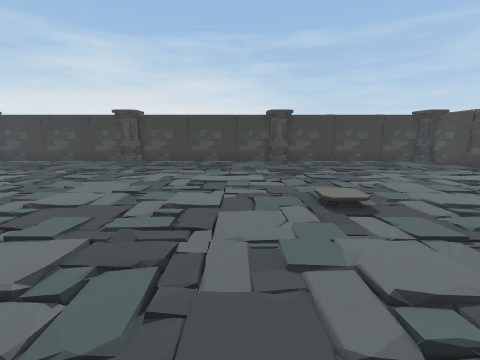
view 1 (above)

22 first-person views from a walk through a scene from a Unity 3-D project. The camera is 1.3 m above the floor, tilts 10° down and sees 90° across. The floor is counted in squares, 0.9 m on a side. Each view is taken from the middle of a square. On the plan, view 1 faces up. The plan holds only what a view shows up to about 13 squares ahead; the rest is blank. The player is left out. Door leaves are left out, so doorways stand open.

view 2
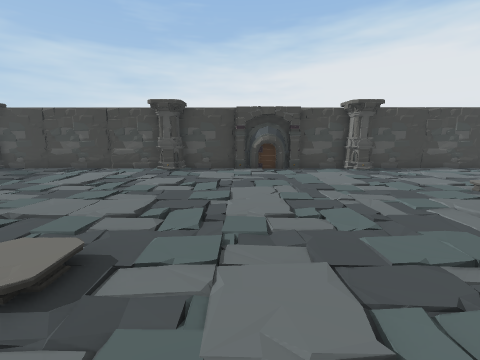

view 3
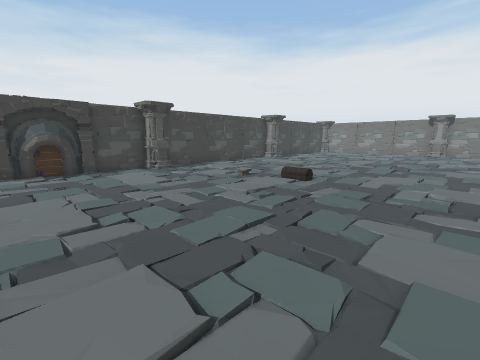

view 4
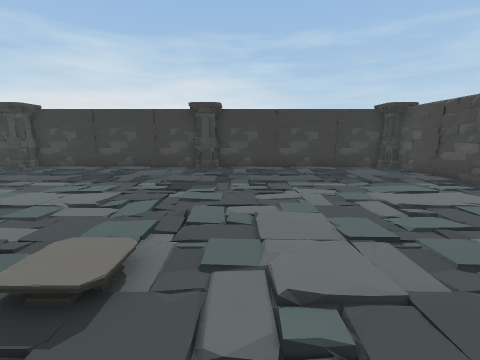

view 5
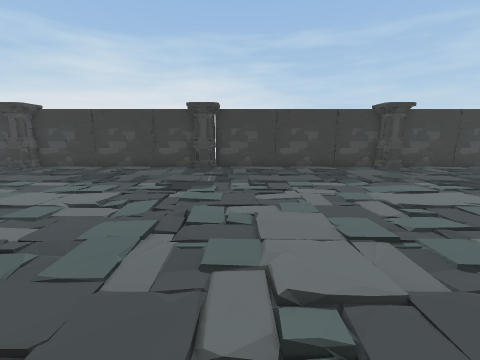

view 6
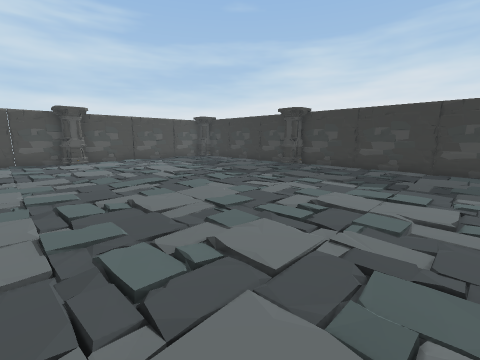

view 7
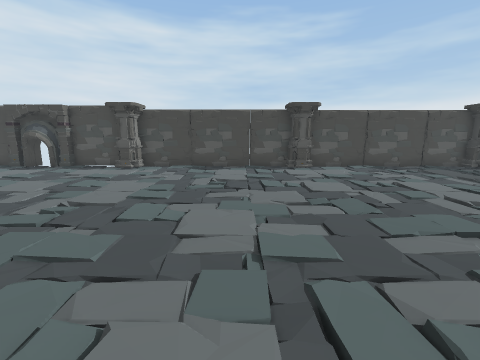

view 8
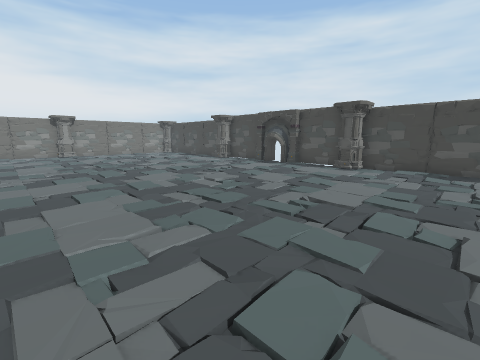

view 9
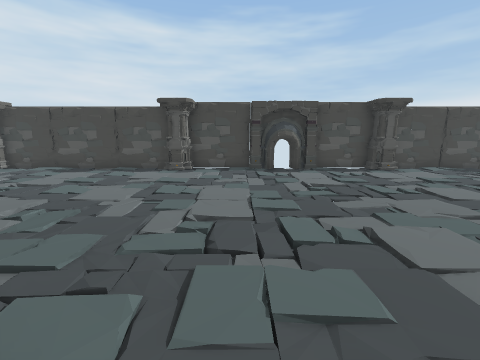

view 10
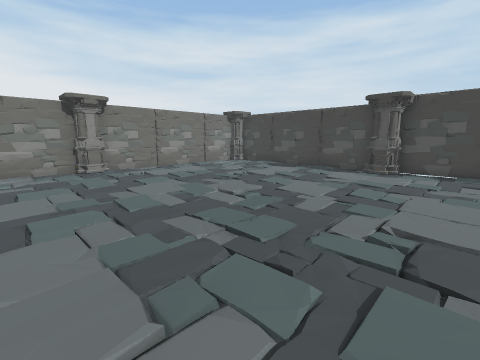

view 11
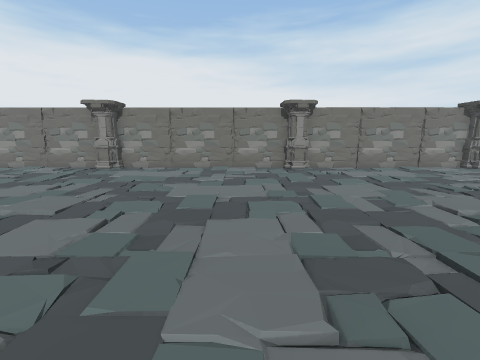

view 12
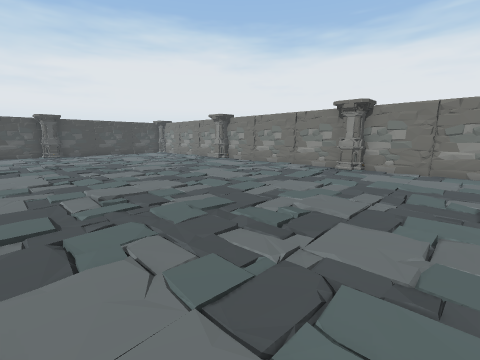

view 13
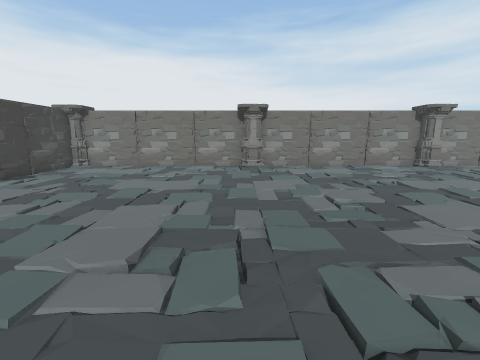

view 14
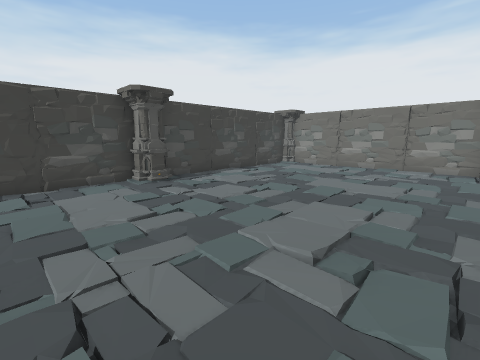

view 15
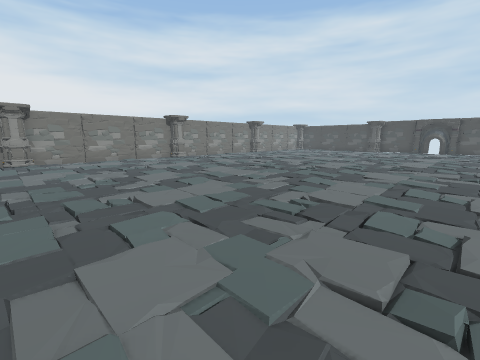

view 16
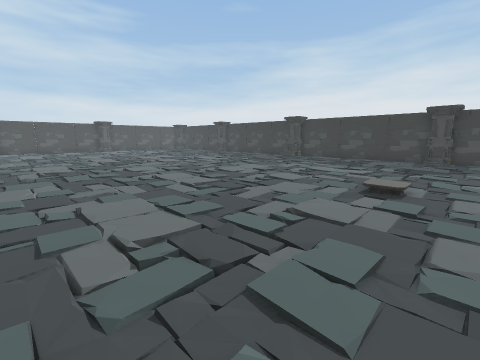

view 17
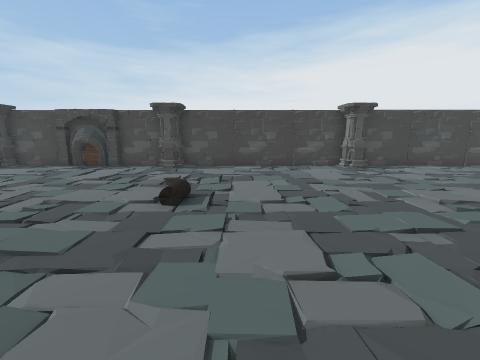

view 18
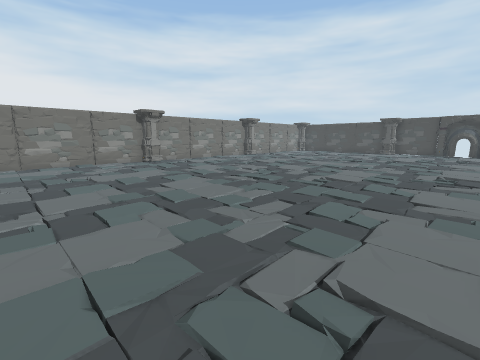

view 19
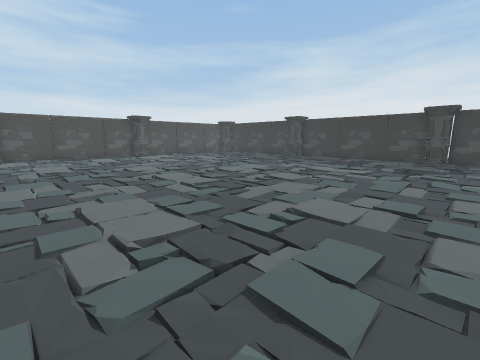

view 20
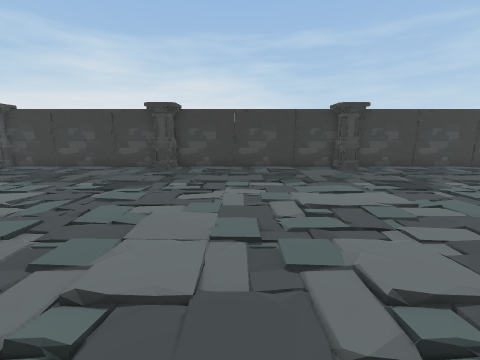

view 21
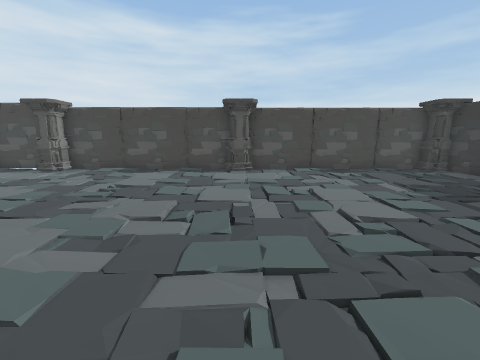

view 22
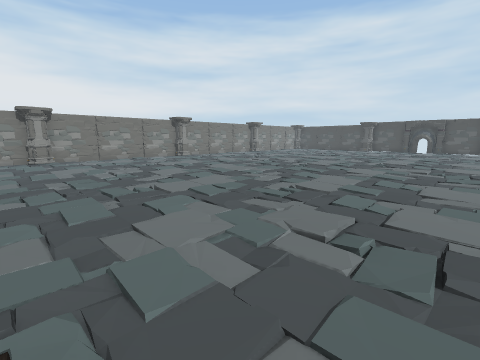

### Floor plan
Key: @ floor where view 1 was taken; # wall or solid block; . floor; / step, stairs or slope; D open door; O other object.
Columns run from 25 left of view 1 to 12 right of it. Each row starts with its distance up from view 1.
 15  ########O########O########O########O#
 14  #...................................#
 13 ##...................................#
 12 #....................................#
 11 #....................................#
 10 #....................................#
  9 #................................... #
  8 ##.................................. #
  7  #..................................O#
  6  O........................./........O#
  5 #.........................///........#
  4 #....................................#
  3 #...................................##
  2 #...................................##
  1 #...................................#
  0 #........................@..........##
 -1 ##.................................. #
 -2 #O..................................O#
 -3 #O..................................O#
 -4 #....................................#
 -5 ##...................................#
 -6 ##...................................#
 -7 #D ..................................#
 -8 ## ..................................#
 -9 #................................... #
-10 ##.................................. #
-11  O..................................O#
-12  O..................................O#
-13 #....................................#
-14 #....................................#
-15 #....................................#
-16 #....................................#
-17 #....................................#
-18 #................................... #
-19 ##.................................. #
-20 OO.......OO.......OO.......OO.......O#
-21 O###################################OO

Where each view was taken, in squares from view 1:
view 1: 0 up, 0 right, facing up
view 2: 3 up, 0 right, facing right
view 3: 3 up, 0 right, facing down-right
view 4: 3 up, 4 right, facing up
view 5: 3 up, 5 left, facing up
view 6: 3 up, 8 left, facing up-left
view 7: 3 up, 12 left, facing left
view 8: 2 up, 12 left, facing down-left
view 9: 9 down, 13 left, facing left
view 10: 9 down, 13 left, facing down-left
view 11: 9 down, 13 left, facing down
view 12: 9 down, 11 left, facing down-right
view 13: 8 down, 3 right, facing down
view 14: 8 down, 3 right, facing down-right
view 15: 4 down, 3 right, facing down-left
view 16: 2 down, 4 right, facing up-left
view 17: 6 down, 1 left, facing right
view 18: 6 down, 0 right, facing down-left
view 19: 2 down, 5 left, facing up-left
view 20: 3 up, 12 left, facing up
view 21: 6 up, 13 left, facing left
view 22: 3 down, 4 right, facing down-left
